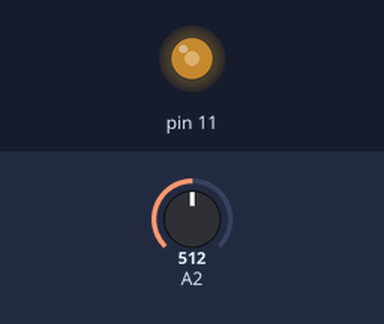
Recording of a sketch running on a simulated Arduino Uno, built with avr-gcc and run on an emulated ATmega328P. On the bench: output pins drawn as LEDs (lit = HIGH). The inputs (shaded band) are chosen by the test bench; at power-on: A2 = 512.

Above: at 1.2 s.
1.3 s: A2 set to 716
At 1.8 s:
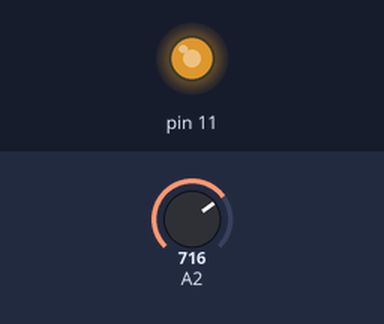
2.8 s: A2 set to 900
At 4.0 s:
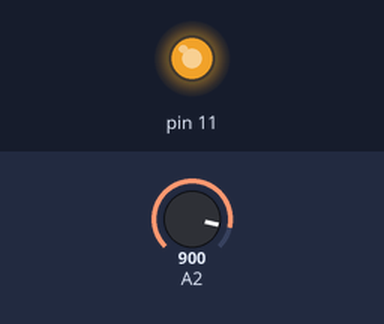
4.3 s: A2 set to 122
At 5.3 s:
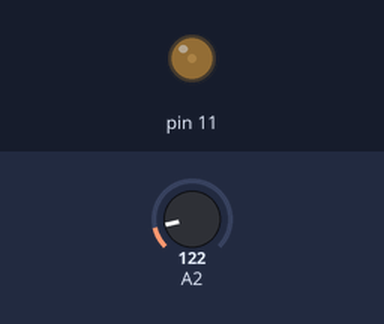
5.8 s: A2 set to 0
At 6.5 s:
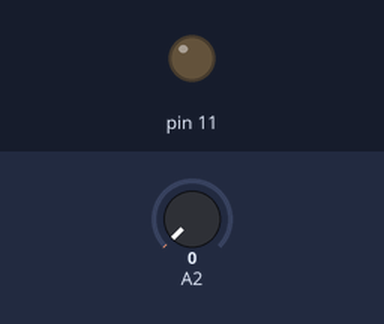
7.3 s: A2 set to 511
At 7.6 s:
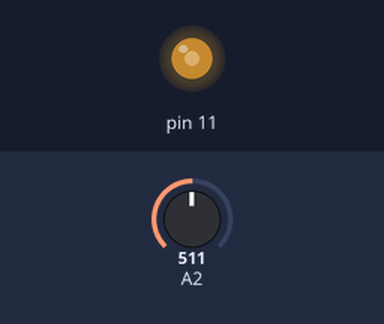
Timing chart, 0 to 9.8 s (numbered marks = the images above; inputs shaded):
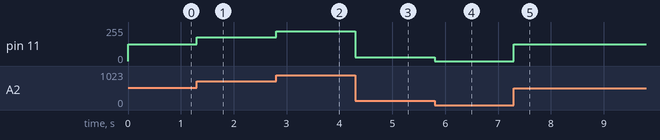

The sketch:

controlled_fade_with_potetiometer.ino
```cpp
void setup(){
	Serial.begin(9600);
  pinMode(11, OUTPUT);
}

void loop(){
 int fade_ratio = analogRead(A2) * (255.0/1023.0);
	analogWrite(11, fade_ratio);
}
```

Measured:
- after the input at 1.3 s, pin 11: 127/255 → 178/255 at once
- after the input at 2.8 s, pin 11: 178/255 → 224/255 at once
- after the input at 4.3 s, pin 11: 224/255 → 30/255 at once
- after the input at 5.8 s, pin 11: 30/255 → 0/255 at once
- after the input at 7.3 s, pin 11: 0/255 → 127/255 at once
